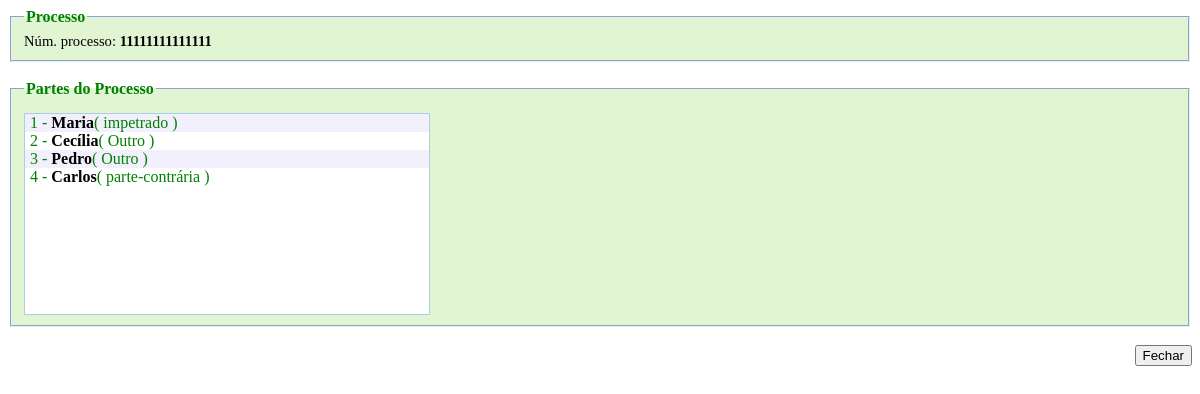
The page /classes/modelo/admin/controle/pessoas/visualizarPessoas.php?idProcesso=8 on the database its author committed.
### tables this page shows
CREATE TABLE `tbprocesso` (
  `idProcesso` int(11) NOT NULL auto_increment,
  `numeroProcesso` varchar(45) NOT NULL,
  `tipoProcesso` varchar(45) default NULL,
  `descricao` text,
  `justica` varchar(45) default NULL,
  `instancia` varchar(45) default NULL,
  `dataEntrada` varchar(45) default NULL,
  `tipoAcao` varchar(45) default NULL,
  `litisconsorte` varchar(45) default NULL,
  `assunto` text,
  `situacaoProcesso` varchar(45) default NULL,
  `fkUsuario` int(11) NOT NULL default '0',
  PRIMARY KEY  (`idProcesso`),
  KEY `fkUsuario1` (`fkUsuario`),
  CONSTRAINT `fkUsuario1` FOREIGN KEY (`fkUsuario`) REFERENCES `stbusuario` (`idUsuario`) ON DELETE CASCADE ON UPDATE CASCADE
);

CREATE TABLE `tbpessoa` (
  `idPessoa` int(11) NOT NULL auto_increment,
  `nome` varchar(45) default NULL,
  `parte` varchar(45) default NULL,
  `status` char(2) default NULL,
  PRIMARY KEY  (`idPessoa`)
);

### classes/modelo/admin/controle/pessoas/visualizarPessoas.php (the view, shortened to what this page needs)
<!DOCTYPE html PUBLIC "-//W3C//DTD XHTML 1.1//EN"
	"http://www.w3.org/TR/xhtml11/DTD/xhtml11.dtd">
<html xmlns="http://www.w3.org/1999/xhtml" xml:lang="pt-br" lang="pt-br">
	<head>
		<link rel="stylesheet" type="text/css" href="{$smarty.const.HTTP_URL}css/admin/print.css"  media="print"/>
	</head>
	<body>
		<?php
		if($_GET) {
			$idProcesso = $_GET['idProcesso'];
			$query_processo = mysql_query("SELECT pe.nome, pe.parte, po.numeroProcesso
                                                           FROM tbprocesso po inner join tbprocesso_pessoa pp on po.idProcesso = pp.fkProcesso
                                                                              inner join tbpessoa pe on pp.fkPessoa = pe.idPessoa
                                                           WHERE po.idProcesso = '{$idProcesso}'");
                        $cor = array('#f2f0fd','white');
                        $c = 0;
                        $i = 1;
                        while($line = mysql_fetch_array($query_processo)) {
				$pessoa[] = "<div style='background-color:".$cor[$c]." ; display: block; padding-left: 5px;'>".$i." - <font color='black'><b>".$line['nome']."</b></font>( ".$line['parte']." )</div>";
				$numeroProcesso = $line['numeroProcesso']."<br/>";
                                $i++;
                                if($c == 0){
                                    $c = 1;
                                }
                                else{
                                    $c = 0;
                                }
			}
                        ?><fieldset style="border-color: #dff0ff; color: green; background-color: #E1F5D3;"><legend><b>Processo</b></legend> <?php
                        echo "<font style='font-size: 11pt; color: black' >Núm. processo: <b>".$numeroProcesso."</b></font>";
                        ?></fieldset><?php
			echo "<br>";
                        ?><fieldset style="border-color: #dff0ff;  color: green; background-color: #E1F5D3;"><legend><b>Partes do Processo</b></legend><div id="scrollContainer" style="background-color: white;"><?php
                        $i = 0;
                        while($i < count($pessoa)) {
                                   echo $pessoa[$i];
                                        $i++;
                        }
                        ?></div></fieldset><?php
		}
		?>
            <br>
            <input type="button" class="btn-print" value="Fechar" onclick="fechar()" style="float: right"/>
	</body>
</html>

### classes/modelo/admin/controle/pessoas/visualizarPessoas.php (style rules this page uses)
#scrollContainer { width: 404px; height: 200px; overflow: auto; margin-top:10px; border:solid 1px #aacfe4; }

### rows shown on the page
tbprocesso: numeroProcesso "11111111111111"
tbpessoa: nome "Maria", parte "impetrado"
tbpessoa: nome "Cecília", parte "Outro"
tbpessoa: nome "Pedro", parte "Outro"
tbpessoa: nome "Carlos", parte "parte-contrária"
